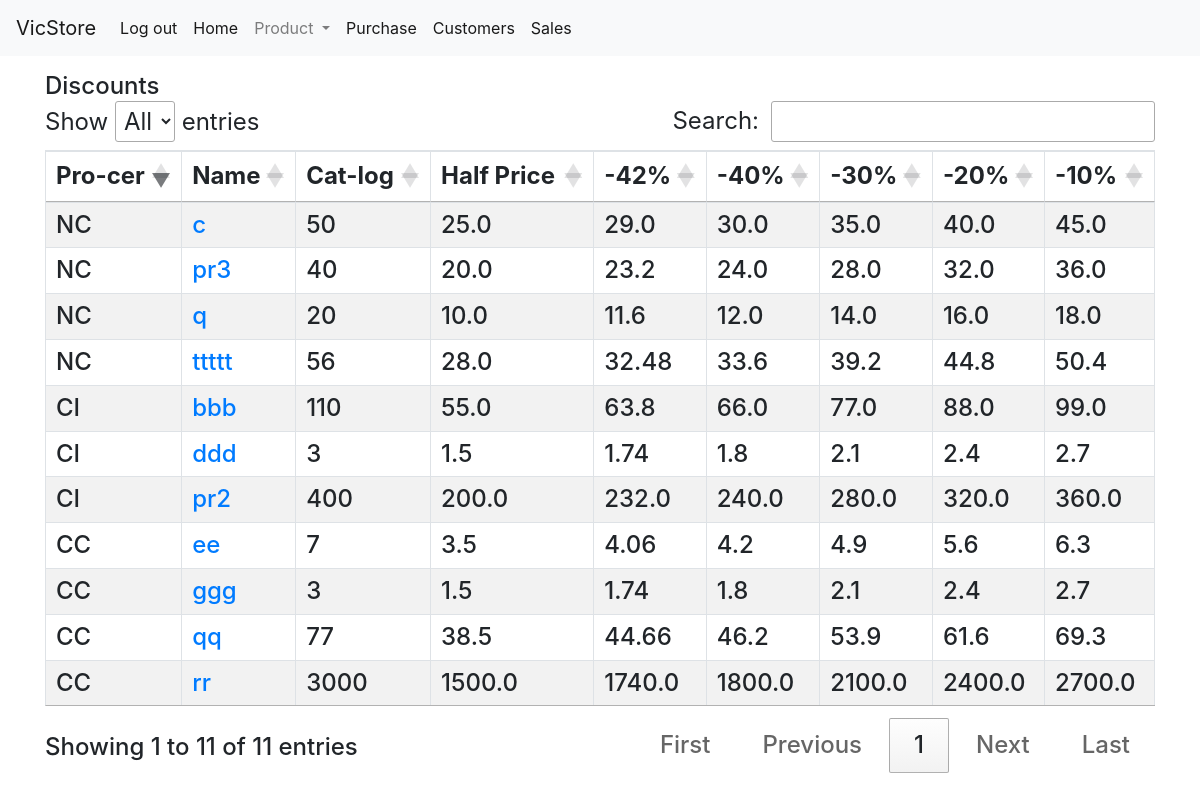
The app's page /product/discount/ (signed in) with its own data.
### product/models.py (models this page shows, shortened)
class Product(models.Model):
    PRODUCER = (
        ('CC', 'Colway Classic'),
        ('CI', 'Colway International'),
        ('NC', 'Non Colway'),
    )
    producer = models.CharField(max_length=2,choices=PRODUCER)
    name = models.CharField(max_length=50, unique=True)
    price = models.PositiveIntegerField()
    points = models.DecimalField(max_digits=6, decimal_places=2, default=0)
    discontinued = models.BooleanField(default=False)
    link = models.URLField(blank=True)
    stock = models.PositiveIntegerField()
    created_at = models.DateField(auto_now_add=True)
    updated_at = models.DateField(auto_now=True)
    class Meta:
        db_table = 'product'
        ordering = ('producer','name',)
        verbose_name = 'product'
        verbose_name_plural = 'products'

### product/views.py (the view)
# urls.py: path('discount/', ProductDiscountView.as_view(), name='product-discount'),
class ProductDiscountView(ProductListView):
    template_name = 'product/product_discount.html'

### product/templatetags/my_extras.py (called while the page is built)
def get_discount(value,arg):
    return round(float(value) * ((100 - arg)*0.01),2)

### product/templates/product/product_discount.html
{% extends "base_prod.html" %}
{% load my_extras %}
{% block content %}
<h4>Discounts</</h4>
  <table id="mydatatable" class="table table-striped table-bordered mydatatable" style="width:100%">
    <thead>
      <tr>
        <th scope="col">Pro-cer</th>
        <th scope="col">Name</th>
        <th scope="col">Cat-log</th>
        <th scope="col">Half Price</th>
        <th scope="col">-42%</th>
        <th scope="col">-40%</th>
        <th scope="col">-30%</th>
        <th scope="col">-20%</th>
        <th scope="col">-10%</th>
      </tr>
    </thead>
    <tbody>
{% for prod in object_list %}
      <tr>
        <td>{{ prod.producer }}</td>
        <td><a href="{% url 'product:product-detail' prod.id %}/">{{ prod.name }}</td>
        <td>{{ prod.price}}</td>
        <td>{{ prod.price|get_discount:50 }}</td>
        <td>{{ prod.price|get_discount:42 }}</td>
        <td>{{ prod.price|get_discount:40 }}</td>
        <td>{{ prod.price|get_discount:30 }}</td>
        <td>{{ prod.price|get_discount:20 }}</td>
        <td>{{ prod.price|get_discount:10 }}</td>
      </tr>
{% endfor %}
{% endblock %}

### records on screen
Product: producer "CC", name "ee", price "7", price|get_discount "3.5", price|get_discount "4.06", price|get_discount "4.2", price|get_discount "4.9", price|get_discount "5.6", price|get_discount "6.3"
Product: producer "CC", name "ggg", price "3", price|get_discount "1.5", price|get_discount "1.74", price|get_discount "1.8", price|get_discount "2.1", price|get_discount "2.4", price|get_discount "2.7"
Product: producer "CC", name "qq", price "77", price|get_discount "38.5", price|get_discount "44.66", price|get_discount "46.2", price|get_discount "53.9", price|get_discount "61.6", price|get_discount "69.3"
Product: producer "CC", name "rr", price "3000", price|get_discount "1500.0", price|get_discount "1740.0", price|get_discount "1800.0", price|get_discount "2100.0", price|get_discount "2400.0", price|get_discount "2700.0"
Product: producer "CI", name "bbb", price "110", price|get_discount "55.0", price|get_discount "63.8", price|get_discount "66.0", price|get_discount "77.0", price|get_discount "88.0", price|get_discount "99.0"
Product: producer "CI", name "ddd", price "3", price|get_discount "1.5", price|get_discount "1.74", price|get_discount "1.8", price|get_discount "2.1", price|get_discount "2.4", price|get_discount "2.7"
Product: producer "CI", name "pr2", price "400", price|get_discount "200.0", price|get_discount "232.0", price|get_discount "240.0", price|get_discount "280.0", price|get_discount "320.0", price|get_discount "360.0"
Product: producer "NC", name "c", price "50", price|get_discount "25.0", price|get_discount "29.0", price|get_discount "30.0", price|get_discount "35.0", price|get_discount "40.0", price|get_discount "45.0"
Product: producer "NC", name "pr3", price "40", price|get_discount "20.0", price|get_discount "23.2", price|get_discount "24.0", price|get_discount "28.0", price|get_discount "32.0", price|get_discount "36.0"
Product: producer "NC", name "q", price "20", price|get_discount "10.0", price|get_discount "11.6", price|get_discount "12.0", price|get_discount "14.0", price|get_discount "16.0", price|get_discount "18.0"
Product: producer "NC", name "ttttt", price "56", price|get_discount "28.0", price|get_discount "32.48", price|get_discount "33.6", price|get_discount "39.2", price|get_discount "44.8", price|get_discount "50.4"
